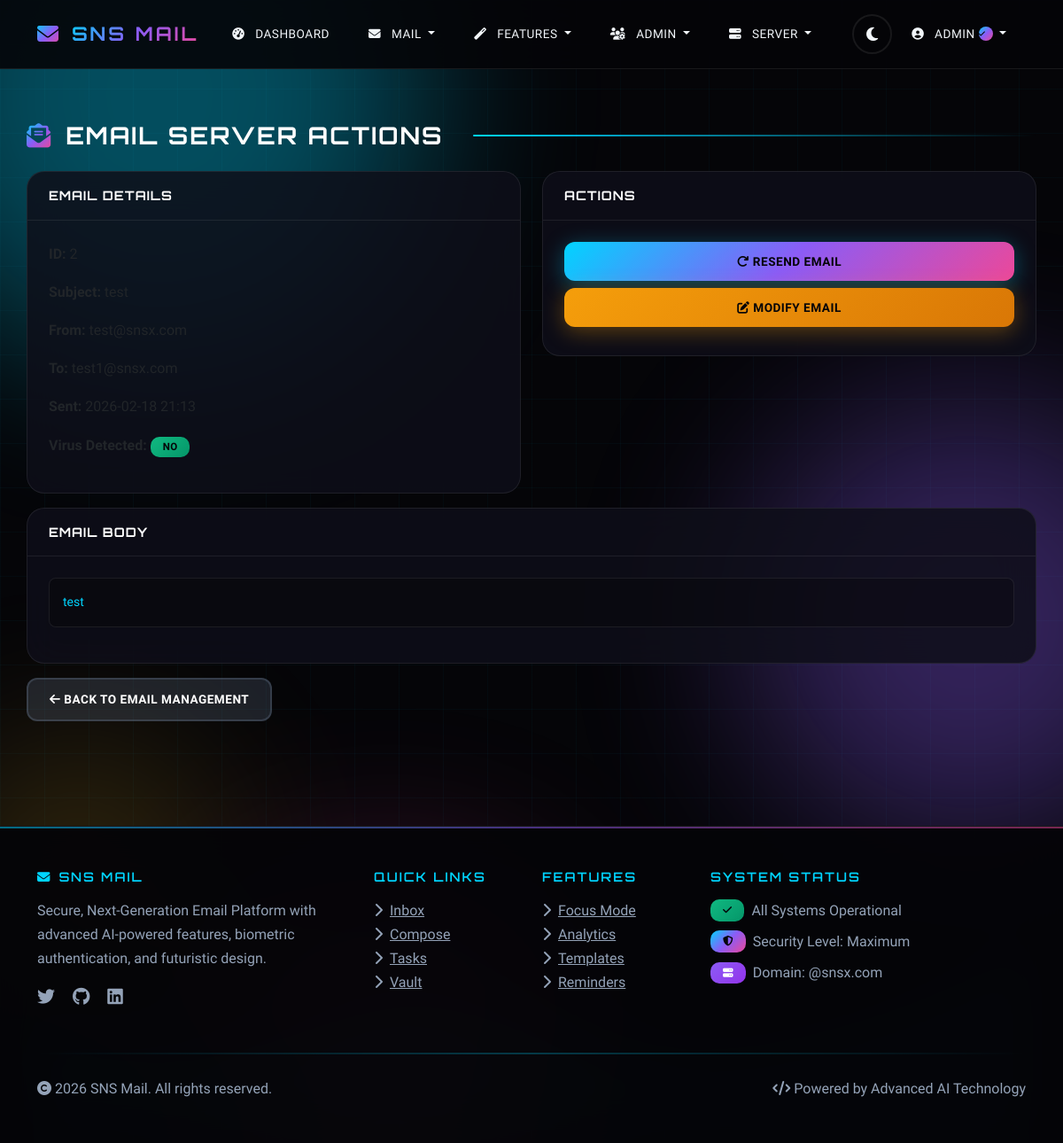
The page /email/2/server-actions (signed in) on the database its author committed.
### sns_mail/database/models.py (models this page shows, shortened)
class User(UserMixin, db.Model):
    __tablename__ = 'users'
    id = db.Column(db.Integer, primary_key=True)
    name = db.Column(db.String(100), nullable=False)
    username = db.Column(db.String(50), unique=True, nullable=False)
    email = db.Column(db.String(120), unique=True, nullable=False)
    password_hash = db.Column(db.String(128))
    face_photo = db.Column(db.String(200))
    eye_scan = db.Column(db.String(200))
    totp_secret = db.Column(db.String(16))
    is_2fa_enabled = db.Column(db.Boolean, default=False)
    is_admin = db.Column(db.Boolean, default=False)
    is_server_admin = db.Column(db.Boolean, default=False)
    is_banned = db.Column(db.Boolean, default=False)
    ban_reason = db.Column(db.Text)
    is_verified = db.Column(db.Boolean, default=False)  # Blue tick verification
    created_at = db.Column(db.DateTime, default=datetime.utcnow)
    last_login = db.Column(db.DateTime)
    login_attempts = db.Column(db.Integer, default=0)
    locked_until = db.Column(db.DateTime)
    ai_preferences = db.Column(db.Text)  # JSON for AI learning preferences
    mood_tracking_enabled = db.Column(db.Boolean, default=True)
    focus_mode_enabled = db.Column(db.Boolean, default=False)
    focus_mode_until = db.Column(db.DateTime)
    sent_emails = db.relationship('Email', foreign_keys='Email.sender_id', backref='sender', lazy='dynamic')
    received_emails = db.relationship('Email', foreign_keys='Email.recipient_id', backref='recipient', lazy='dynamic')
    drafts = db.relationship('Draft', backref='user', lazy='dynamic')
    sent_folders = db.relationship('SentFolder', backref='user', lazy='dynamic')
    important_folders = db.relationship('ImportantFolder', backref='user', lazy='dynamic')
    archive_folders = db.relationship('ArchiveFolder', backref='user', lazy='dynamic')
    deleted_folders = db.relationship('DeletedFolder', backref='user', lazy='dynamic')
    spam_folders = db.relationship('SpamFolder', backref='user', lazy='dynamic')
    notes = db.relationship('Note', backref='user', lazy='dynamic')
    tasks = db.relationship('Task', backref='user', lazy='dynamic')
    vault_items = db.relationship('VaultItem', backref='user', lazy='dynamic')
    email_analytics = db.relationship('EmailAnalytics', backref='user', lazy='dynamic')
    scheduled_emails = db.relationship('ScheduledEmail', backref='user', lazy='dynamic')
    mood_logs = db.relationship('MoodLog', backref='user', lazy='dynamic')
    focus_sessions = db.relationship('FocusSession', backref='user', lazy='dynamic')
    email_templates = db.relationship('EmailTemplate', backref='user', lazy='dynamic')

class Email(db.Model):
    __tablename__ = 'emails'
    id = db.Column(db.Integer, primary_key=True)
    subject = db.Column(db.String(200), nullable=False)
    body = db.Column(db.Text, nullable=False)
    sender_id = db.Column(db.Integer, db.ForeignKey('users.id'), nullable=False)
    recipient_id = db.Column(db.Integer, db.ForeignKey('users.id'), nullable=False)
    sent_at = db.Column(db.DateTime, default=datetime.utcnow)
    read_at = db.Column(db.DateTime)
    is_read = db.Column(db.Boolean, default=False)
    is_important = db.Column(db.Boolean, default=False)
    is_deleted = db.Column(db.Boolean, default=False)
    is_spam = db.Column(db.Boolean, default=False)
    attachment_path = db.Column(db.String(200))
    attachment_filename = db.Column(db.String(100))
    virus_detected = db.Column(db.Boolean, default=False)
    is_self_destructing = db.Column(db.Boolean, default=False)
    destruct_after_read = db.Column(db.Boolean, default=False)
    destruct_at = db.Column(db.DateTime)
    destructed_at = db.Column(db.DateTime)
    is_encrypted = db.Column(db.Boolean, default=False)
    encryption_key = db.Column(db.String(64))
    mood_score = db.Column(db.Float)  # AI-detected mood (-1 to 1)
    mood_label = db.Column(db.String(20))  # positive, negative, neutral
    ai_summary = db.Column(db.Text)  # AI-generated summary
    priority_score = db.Column(db.Float, default=0.5)  # 0-1 priority
    read_duration = db.Column(db.Integer)  # seconds spent reading
    is_pinned = db.Column(db.Boolean, default=False)
    pinned_at = db.Column(db.DateTime)
    follow_up_reminder = db.Column(db.DateTime)
    follow_up_sent = db.Column(db.Boolean, default=False)

### sns_mail/core/server_routes.py (the view)
@server.route('/email/<int:email_id>/server-actions')
@login_required
def email_server_actions(email_id):
    if not current_user.is_server_admin:
        flash('Access denied. Only server admins can perform server actions on emails.', 'danger')
        return redirect(url_for('client.dashboard'))
    email = Email.query.get_or_404(email_id)
    return render_template('server/email_server_actions.html', email=email)

### sns_mail/templates/server/email_server_actions.html (shortened to what this page needs)
{% extends "base.html" %}
{% block content %}
<div class="row">
    <div class="col-12">
        <h2 class="mb-4">
            <i class="fas fa-envelope-open-text text-primary"></i>
            Email Server Actions
        </h2>
    </div>
</div>
<div class="row">
    <div class="col-md-6">
        <div class="card">
            <div class="card-header">
                <h5 class="mb-0">Email Details</h5>
            </div>
            <div class="card-body">
                <p><strong>ID:</strong> {{ email.id }}</p>
                <p><strong>Subject:</strong> {{ email.subject }}</p>
                <p><strong>From:</strong> {{ email.sender.email }}</p>
                <p><strong>To:</strong> {{ email.recipient.email }}</p>
                <p><strong>Sent:</strong> {{ email.sent_at.strftime('%Y-%m-%d %H:%M') if email.sent_at else 'N/A' }}</p>
                <p><strong>Virus Detected:</strong>
                    {% if email.virus_detected %}
                        <span class="badge bg-danger">Yes</span>
                    {% else %}
                        <span class="badge bg-success">No</span>
                    {% endif %}
                </p>
            </div>
        </div>
    </div>
    <div class="col-md-6">
        <div class="card">
            <div class="card-header">
                <h5 class="mb-0">Actions</h5>
            </div>
            <div class="card-body">
                <form action="{{ url_for('server.resend_email', email_id=email.id) }}" method="POST" class="mb-2">
                    <button type="submit" class="btn btn-primary w-100">
                        <i class="fas fa-redo"></i> Resend Email
                    </button>
                </form>
                <a href="{{ url_for('server.modify_email', email_id=email.id) }}" class="btn btn-warning w-100 mb-2">
                    <i class="fas fa-edit"></i> Modify Email
                </a>
            </div>
        </div>
    </div>
</div>
<div class="card mt-3">
    <div class="card-header">
        <h5 class="mb-0">Email Body</h5>
    </div>
    <div class="card-body">
        <pre>{{ email.body }}</pre>
    </div>
</div>
<div class="mt-3">
    <a href="{{ url_for('server.email_management') }}" class="btn btn-secondary">
        <i class="fas fa-arrow-left"></i> Back to Email Management
    </a>
</div>
{% endblock %}

### sns_mail/templates/base.html (shortened to what this page needs)
<!DOCTYPE html>
<html lang="en">
<head>
    <link href="https://cdn.jsdelivr.net/npm/bootstrap@5.3.0/dist/css/bootstrap.min.css" rel="stylesheet">
    <link href="https://cdnjs.cloudflare.com/ajax/libs/font-awesome/6.4.0/css/all.min.css" rel="stylesheet">
    <link href="{{ url_for('static', filename='css/style.css') }}" rel="stylesheet">
</head>
<body>
    <div class="parallax-container">
        <div class="parallax-grid"></div>
        <div class="parallax-orb orb-1"></div>
        <div class="parallax-orb orb-2"></div>
    </div>
    <div class="wave-container">
    </div>
    <nav class="navbar navbar-expand-lg navbar-dark" id="mainNavbar">
        <div class="container">
            <a class="navbar-brand" href="{{ url_for('auth.index') }}">
                <i class="fas fa-envelope icon-animated"></i>
                <span>SNS Mail</span>
            </a>
            <div class="collapse navbar-collapse" id="navbarNav">
                <ul class="navbar-nav me-auto">
                    {% if current_user.is_authenticated %}
                        <li class="nav-item">
                            <a class="nav-link" href="{{ url_for('client.dashboard') }}">
                                <i class="fas fa-tachometer-alt"></i> Dashboard
                            </a>
                        </li>
                        <li class="nav-item dropdown">
                            <a class="nav-link dropdown-toggle" href="#" role="button" data-bs-toggle="dropdown">
                                <i class="fas fa-envelope"></i> Mail
                            </a>
                        </li>
                        <li class="nav-item dropdown">
                            <a class="nav-link dropdown-toggle" href="#" role="button" data-bs-toggle="dropdown">
                                <i class="fas fa-magic"></i> Features
                            </a>
                        </li>
                        {% if current_user.is_admin or current_user.is_server_admin %}
                            <li class="nav-item dropdown">
                                <a class="nav-link dropdown-toggle" href="#" role="button" data-bs-toggle="dropdown">
                                    <i class="fas fa-users-cog"></i> Admin
                                </a>
                            </li>
                        {% endif %}
                        {% if current_user.is_server_admin %}
                            <li class="nav-item dropdown">
                                <a class="nav-link dropdown-toggle" href="#" role="button" data-bs-toggle="dropdown">
                                    <i class="fas fa-server"></i> Server
                                </a>
                            </li>
                        {% endif %}
                    {% endif %}
                </ul>
                <ul class="navbar-nav d-flex align-items-center">
                    <li class="nav-item">
                        <button class="theme-toggle" id="themeToggle" title="Toggle Theme">
                            <i class="fas fa-moon" id="themeIcon"></i>
                        </button>
                    </li>
                    {% if current_user.is_authenticated %}
                        <li class="nav-item dropdown">
                            <a class="nav-link dropdown-toggle" href="#" role="button" data-bs-toggle="dropdown">
                                <i class="fas fa-user-circle"></i>
                                <span class="verified-name">
                                    {{ current_user.username }}
                                    {% if current_user.is_verified %}
                                        <span class="verified-badge verified-badge-sm" data-tooltip="Verified User">
                                            <i class="fas fa-check"></i>
                                        </span>
                                    {% endif %}
                                </span>
                            </a>
                        </li>
                    {% endif %}
                </ul>
            </div>
        </div>
    </nav>
    <main class="container mt-4">
        {% block content %}{% endblock %}
    </main>
    <footer class="text-light mt-5 py-5">
        <div class="container">
            <div class="row">
                <div class="col-lg-4 mb-4">
                    <h5><i class="fas fa-envelope me-2 icon-pulse"></i>SNS Mail</h5>
                    <p class="mt-3">Secure, Next-Generation Email Platform with advanced AI-powered features, biometric authentication, and futuristic design.</p>
                    <div class="mt-3">
                        <a href="#" class="text-secondary me-3"><i class="fab fa-twitter fa-lg icon-animated"></i></a>
                        <a href="#" class="text-secondary me-3"><i class="fab fa-github fa-lg icon-animated"></i></a>
                        <a href="#" class="text-secondary me-3"><i class="fab fa-linkedin fa-lg icon-animated"></i></a>
                    </div>
                </div>
                <div class="col-lg-2 col-md-4 mb-4">
                    <h5>Quick Links</h5>
                    <ul class="list-unstyled mt-3">
                        <li><a href="{{ url_for('client.inbox') }}" class="text-secondary"><i class="fas fa-chevron-right me-2"></i>Inbox</a></li>
                        <li><a href="{{ url_for('client.compose') }}" class="text-secondary"><i class="fas fa-chevron-right me-2"></i>Compose</a></li>
                        <li><a href="{{ url_for('features.tasks') }}" class="text-secondary"><i class="fas fa-chevron-right me-2"></i>Tasks</a></li>
                        <li><a href="{{ url_for('features.vault') }}" class="text-secondary"><i class="fas fa-chevron-right me-2"></i>Vault</a></li>
                    </ul>
                </div>
                <div class="col-lg-2 col-md-4 mb-4">
                    <h5>Features</h5>
                    <ul class="list-unstyled mt-3">
                        <li><a href="{{ url_for('features.focus_mode') }}" class="text-secondary"><i class="fas fa-chevron-right me-2"></i>Focus Mode</a></li>
                        <li><a href="{{ url_for('features.analytics') }}" class="text-secondary"><i class="fas fa-chevron-right me-2"></i>Analytics</a></li>
                        <li><a href="{{ url_for('features.templates') }}" class="text-secondary"><i class="fas fa-chevron-right me-2"></i>Templates</a></li>
                        <li><a href="{{ url_for('features.reminders') }}" class="text-secondary"><i class="fas fa-chevron-right me-2"></i>Reminders</a></li>
                    </ul>
                </div>
                <div class="col-lg-4 col-md-4 mb-4">
                    <h5>System Status</h5>
                    <div class="mt-3">
                        <div class="d-flex align-items-center mb-2">
                            <span class="badge bg-success me-2"><i class="fas fa-check icon-pulse"></i></span>
                            <span class="text-secondary">All Systems Operational</span>
                        </div>
                        <div class="d-flex align-items-center mb-2">
                            <span class="badge bg-primary me-2"><i class="fas fa-shield-alt icon-pulse"></i></span>
                            <span class="text-secondary">Security Level: Maximum</span>
                        </div>
                        <div class="d-flex align-items-center">
                            <span class="badge bg-info me-2"><i class="fas fa-server icon-pulse"></i></span>
                            <span class="text-secondary">Domain: @snsx.com</span>
                        </div>
                    </div>
                </div>
            </div>
            <hr>
            <div class="row align-items-center">
                <div class="col-md-6">
                    <p class="mb-0 text-secondary">
                        <i class="fas fa-copyright"></i> 2026 SNS Mail. All rights reserved.
                    </p>
                </div>
                <div class="col-md-6 text-md-end">
                    <p class="mb-0 text-secondary">
                        <i class="fas fa-code"></i> Powered by Advanced AI Technology
                    </p>
                </div>
            </div>
        </div>
    </footer>
</body>
</html>

### rows shown on the page
User: username "ADMIN"
User: sender.email "test@snsx.com"
User: recipient.email "test1@snsx.com"
Email: sent_at "2026-02-18 21:13", body "test"
